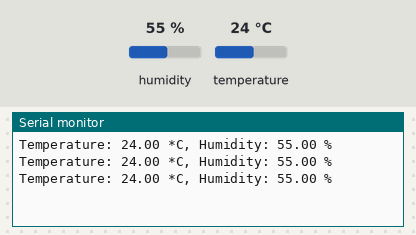
The sketch below on a simulated Arduino Uno, built with avr-gcc and run on an emulated ATmega328P. Parts: the last lines printed to the serial monitor. The inputs (shaded band) are chosen by the test bench; at power-on: humidity 55 %, temperature 24 °C.

Above: at 3.8 s.
3.9 s: humidity set to 22 %
At 6.4 s:
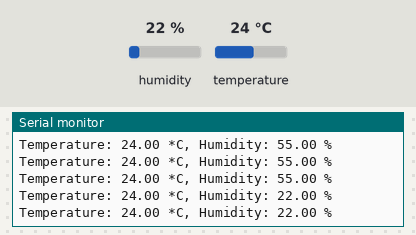
10.1 s: temperature set to 12 °C
At 11.0 s:
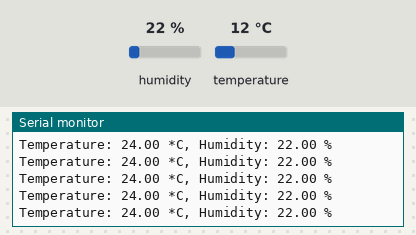
13.0 s: humidity set to 40 %
At 14.0 s:
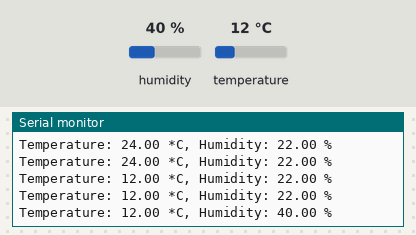
Timing chart, 0 to 16.0 s (numbered marks = the images above; inputs shaded):
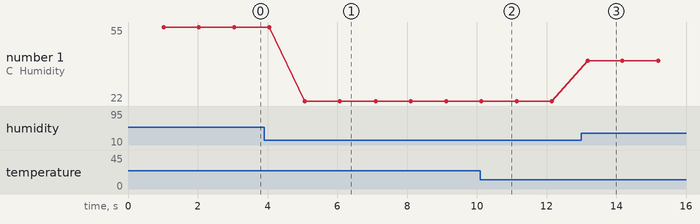

Measured:
- after the input at 3.9 s, the serial monitor: prints a new line after 1.2 s (image 1)
- after the input at 13.0 s, the serial monitor: prints a new line after 0.18 s (image 3)
- plotted number 1: 55 → 22 after the input at 3.9 s, 22 → 40 after the input at 13.0 s

The sketch:

lectura_mysql.ino
```cpp
#include <DHT.h>

// Configuración del DHT11
#define DHTPIN 2     // Pin donde está conectado el sensor DHT11
#define DHTTYPE DHT11
DHT dht(DHTPIN, DHTTYPE);

void setup() {
  Serial.begin(9600);
  dht.begin();
}

void loop() {
  // Esperar 2 segundos entre lecturas
  delay(1000);

  // Leer la humedad y la temperatura del DHT11
  float h = dht.readHumidity();
  float t = dht.readTemperature();

  // Comprobar si alguna lectura ha fallado
  if (isnan(h) || isnan(t)) {
    Serial.println("Failed to read from DHT sensor!");
    return;
  }

  // Enviar datos por el puerto serie
  Serial.print("Temperature: ");
  Serial.print(t);
  Serial.print(" *C, ");
  Serial.print("Humidity: ");
  Serial.print(h);
  Serial.println(" %");
}
```
